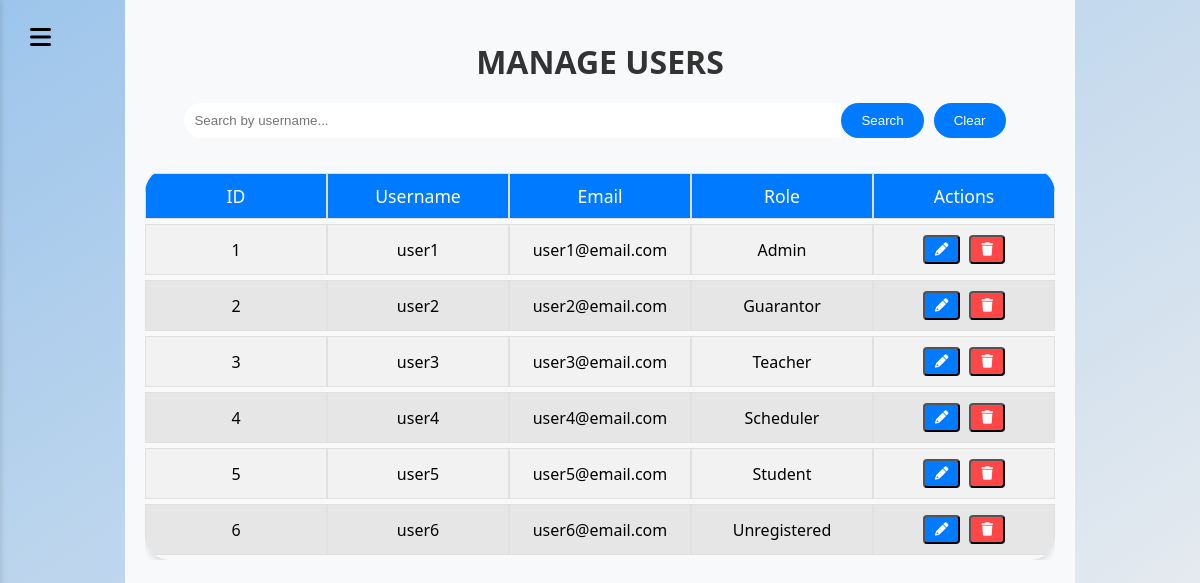
/Pages/manage_users_page.php (signed in), run on the app's committed database.
### tables this page shows
CREATE TABLE USERS (
     
    user_ID INT AUTO_INCREMENT NOT NULL PRIMARY KEY,
     
    username VARCHAR(250) NOT NULL UNIQUE,
    hashed_password VARCHAR(255) NOT NULL,  
    email VARCHAR(250) NOT NULL ,
    user_role ENUM('Admin', 'Guarantor', 'Teacher', 'Scheduler', 'Student', 'Unregistered') NOT NULL
);

### Pages/manage_users_page.php (the view, shortened to what this page needs)
<?php
require '../Database/db_connect.php';
$searchQuery = isset($_GET['search']) ? $_GET['search'] : "";
$users = [];
if (!empty($searchQuery)) {
    $stmt = $pdo->prepare("SELECT * FROM USERS WHERE username LIKE :username");
    $stmt->execute(['username' => '%'.$searchQuery.'%']);
    $users = $stmt->fetchAll(PDO::FETCH_ASSOC);
} else {
    $stmt = $pdo->prepare("SELECT * FROM USERS");
    $stmt->execute();
    $users = $stmt->fetchAll(PDO::FETCH_ASSOC);
}
?>
<!DOCTYPE html>
<html lang="en">
<head>
    <link rel="stylesheet" href="../Styles/style.css">
    <link rel="stylesheet" href="https://cdnjs.cloudflare.com/ajax/libs/font-awesome/6.0.0-beta3/css/all.min.css">
</head>
<body>
    <div class="sidebar-toggle" onclick="toggleSidebar()">
        <i class="fa-solid fa-bars"></i>
    </div>
    <div class="main-container">
        <div class="content">
        <div class="title">Manage Users</div>
         <div class="search-form">
            <input type="text" id="searchBox" value="<?php echo htmlspecialchars($searchQuery); ?>" class="search-input" placeholder="Search by username...">
            <button onclick="searchUser()" class="search-btn">Search</button>
            <button onclick="clearAndSearch()" class="search-btn">Clear</button>
        </div>
            <div class="table-responsive">
                <table>
                    <thead>
                        <tr>
                            <th>ID</th>
                            <th>Username</th>
                            <th>Email</th>
                            <th>Role</th>
                            <th>Actions</th>
                        </tr>
                    </thead>
                    <tbody>
                        <?php foreach ($users as $user) { ?>
                            <tr>
                                <td data-column="ID"><?php echo $user['user_ID']; ?></td>
                                <td data-column="Username"><?php echo $user['username']; ?></td>
                                <td data-column="Email"><?php echo $user['email']; ?></td>
                                <td data-column="Role"><?php echo $user['user_role']; ?></td>
                                <td data-column="Actions">
                                    <button class="edit-btn" onclick="openEditModal(<?php echo $user['user_ID']; ?>)">
                                        <i class="fas fa-pencil-alt"></i>
                                    </button>
                                    <button class="delete-btn" onclick="deleteUser(<?php echo $user['user_ID']; ?>)">
                                        <i class="fas fa-trash"></i>
                                    </button>
                                </td>
                            </tr>
                        <?php } ?>
                    </tbody>
                </table>
            </div>
        </div>
    </div>
</body>
</html>

### Styles/style.css (style rules this page uses)
.title { text-align: center; font-size: 2em; margin-top: 20px; margin-bottom: 20px; color: #333; font-weight: bold; text-transform: uppercase; }
.main-container { display: flex; height: 100vh; }
.content { flex: 1; padding: 20px; background-color: #f8f9fa; }
.sidebar-toggle { position: absolute; top: 5px; left: 10px; z-index: 1000; cursor: pointer; }
.sidebar-toggle i { font-size: 24px; cursor: pointer; padding: 19.96px; }
.table-responsive { max-width: 100%; overflow-y: auto; display: block; max-height: 600px; z-index: 2; }
table { width: 100%; border-collapse: separate; border-spacing: 0 5px; margin-top: 20px; background-color: transparent; box-shadow: 0 4px 6px rgba(0, 0, 0, 0.1); border-radius: 25px; overflow: hidden; }
table th, table td { padding: 10px 15px; border: 1px solid #e0e0e0; text-align: center; min-width: 150px; width: 20%; z-index: 1; overflow: hidden; text-overflow: ellipsis; white-space: nowrap; }
table th { background-color: #007BFF; position: sticky; color: #ffffff; font-weight: 500; font-size: 1.1em; z-index: 1; }
table tr:nth-child(odd) { background-color: #f2f2f2; }
table tr:nth-child(even) { background-color: #e6e6e6; }
.edit-btn { display: inline-block; padding: 5px 10px; background-color: #007BFF; color: #ffffff; border-radius: 4px; text-decoration: none; margin-right: 5px; transition: background-color 0.3s; }
.delete-btn { display: inline-block; padding: 5px 10px; background-color: #FF4747; color: #ffffff; border-radius: 4px; text-decoration: none; transition: background-color 0.3s; }
.search-form { display: flex; justify-content: center; margin-bottom: 10px; }
.search-input[type="text"] { padding: 10px; border: none; border-radius: 20px 0 0 20px; outline: none; width: 70%; }
.search-btn { padding: 10px 20px; margin-right: 10px; border: none; background-color: #007BFF; color: white; border-radius: 20px; cursor: pointer; }

### data on the page
users: user_ID "1", username "user1", email "user1@email.com", user_role "Admin"
users: user_ID "2", username "user2", email "user2@email.com", user_role "Guarantor"
users: user_ID "3", username "user3", email "user3@email.com", user_role "Teacher"
users: user_ID "4", username "user4", email "user4@email.com", user_role "Scheduler"
users: user_ID "5", username "user5", email "user5@email.com", user_role "Student"
users: user_ID "6", username "user6", email "user6@email.com", user_role "Unregistered"
